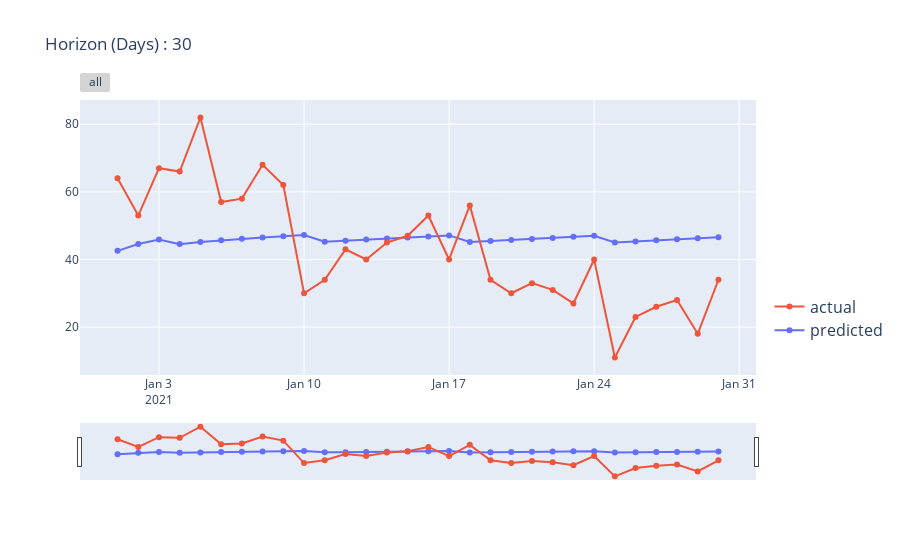

The cell this chart's notebook holds for it:
### Markdown cell above
#### Evaluation of Horizan is 1 Month

### Code cell
# Predicting AQI values for 30 days horizon
Horizan = 30

# Fitting XGBoost model and predicting AQI values for the given horizon
predicted = arima_pm.predict(Horizan)

# Evaluating the prediction performance of the XGBoost model 
print(Evaluation_matrics(testing_sc[0:Horizan],predicted,train_series))

# Creating visualization of predicted and actual AQI values
fig = go.Figure()

# Adding a trace for predicted AQI values
fig.add_trace(  go.Scatter(
                            x=predicted.pd_series().index, # x axis values set to index of predicted series
                            y=predicted.pd_series().values, # y axis values set to values of predicted series
                            name='predicted'))

# Adding a trace for actual AQI values
fig.add_trace(  go.Scatter(
                            x=testing_sc[0:Horizan].pd_series().index, # x axis values set to index of actual series
                            y=testing_sc[0:Horizan].pd_series().values, # y axis values set to values of actual series
                            name='actual'))

# Updating the layout of the visualization
fig.update_traces(hoverinfo='text+name', mode='lines+markers') # Adding hover info to show text and name of each trace
fig.update_layout(legend=dict(y=0.1, traceorder='reversed', font_size=16)) # Updating the legend of the visualization
fig.update_layout(title="Horizon (Days) : "+ str(Horizan)) # Updating the title of the visualization

# Updating the x-axis of the visualization to have rangeslider and rangeselector
fig.update_xaxes(
                rangeslider_visible=True,
                rangeselector=dict(
                buttons=list([dict(step="all")])
                ))

# Showing the final visualization
fig.show()

### Figure 1 — Plotly figure (JSON) as saved in the notebook; plotly's stock layout.template omitted (floating-point values rounded to 4 significant figures)
{"data": [{"hoverinfo": "text+name", "mode": "lines+markers", "name": "predicted", "type": "scatter", "x": ["2021-01-01T00:00:00", "2021-01-02T00:00:00", "2021-01-03T00:00:00", "2021-01-04T00:00:00", "2021-01-05T00:00:00", "2021-01-06T00:00:00", "2021-01-07T00:00:00", "2021-01-08T00:00:00", "2021-01-09T00:00:00", "2021-01-10T00:00:00", "2021-01-11T00:00:00", "2021-01-12T00:00:00", "2021-01-13T00:00:00", "2021-01-14T00:00:00", "2021-01-15T00:00:00", "2021-01-16T00:00:00", "2021-01-17T00:00:00", "2021-01-18T00:00:00", "2021-01-19T00:00:00", "2021-01-20T00:00:00", "2021-01-21T00:00:00", "2021-01-22T00:00:00", "2021-01-23T00:00:00", "2021-01-24T00:00:00", "2021-01-25T00:00:00", "2021-01-26T00:00:00", "2021-01-27T00:00:00", "2021-01-28T00:00:00", "2021-01-29T00:00:00", "2021-01-30T00:00:00"], "y": [42.55, 44.58, 45.91, 44.54, 45.2, 45.72, 46.15, 46.53, 46.88, 47.21, 45.26, 45.57, 45.89, 46.2, 46.51, 46.81, 47.12, 45.16, 45.46, 45.77, 46.08, 46.39, 46.69, 47.0, 45.04, 45.34, 45.65, 45.96, 46.26, 46.57]}, {"hoverinfo": "text+name", "mode": "lines+markers", "name": "actual", "type": "scatter", "x": ["2021-01-01T00:00:00", "2021-01-02T00:00:00", "2021-01-03T00:00:00", "2021-01-04T00:00:00", "2021-01-05T00:00:00", "2021-01-06T00:00:00", "2021-01-07T00:00:00", "2021-01-08T00:00:00", "2021-01-09T00:00:00", "2021-01-10T00:00:00", "2021-01-11T00:00:00", "2021-01-12T00:00:00", "2021-01-13T00:00:00", "2021-01-14T00:00:00", "2021-01-15T00:00:00", "2021-01-16T00:00:00", "2021-01-17T00:00:00", "2021-01-18T00:00:00", "2021-01-19T00:00:00", "2021-01-20T00:00:00", "2021-01-21T00:00:00", "2021-01-22T00:00:00", "2021-01-23T00:00:00", "2021-01-24T00:00:00", "2021-01-25T00:00:00", "2021-01-26T00:00:00", "2021-01-27T00:00:00", "2021-01-28T00:00:00", "2021-01-29T00:00:00", "2021-01-30T00:00:00"], "y": [64, 53, 67, 66, 82, 57, 58, 68, 62, 30, 34, 43, 40, 45, 47, 53, 40, 56, 34, 30, 33, 31, 27, 40, 11, 23, 26, 28, 18, 34]}], "layout": {"legend": {"font": {"size": 16}, "traceorder": "reversed", "y": 0.1}, "title": {"text": "Horizon (Days) : 30"}, "xaxis": {"rangeselector": {"buttons": [{"step": "all"}]}, "rangeslider": {"visible": true}}}}
